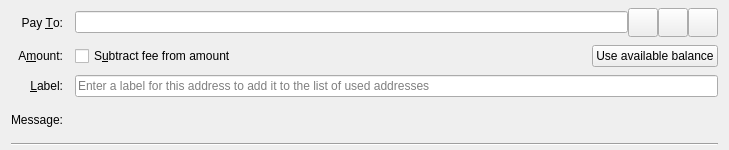
<?xml version="1.0" encoding="UTF-8"?>
<ui version="4.0">
 <class>SendCoinsEntry</class>
 <widget class="QWidget" name="SendCoinsEntry">
  <property name="geometry">
   <rect>
    <x>0</x>
    <y>0</y>
    <width>729</width>
    <height>150</height>
   </rect>
  </property>
  <property name="focusPolicy">
   <enum>Qt::TabFocus</enum>
  </property>
  <property name="autoFillBackground">
   <bool>false</bool>
  </property>
  <layout class="QGridLayout" name="gridLayout">
   <property name="topMargin">
    <number>8</number>
   </property>
   <property name="bottomMargin">
    <number>4</number>
   </property>
   <property name="horizontalSpacing">
    <number>12</number>
   </property>
   <property name="verticalSpacing">
    <number>8</number>
   </property>
   <item row="0" column="0">
    <widget class="QLabel" name="payToLabel">
     <property name="text">
      <string>Pay &amp;To:</string>
     </property>
     <property name="alignment">
      <set>Qt::AlignRight|Qt::AlignTrailing|Qt::AlignVCenter</set>
     </property>
     <property name="buddy">
      <cstring>payTo</cstring>
     </property>
    </widget>
   </item>
   <item row="0" column="1">
    <layout class="QHBoxLayout" name="payToLayout">
     <property name="spacing">
      <number>0</number>
     </property>
     <item>
      <widget class="QValidatedLineEdit" name="payTo">
       <property name="toolTip">
        <string>The Nito address to send the payment to</string>
       </property>
      </widget>
     </item>
     <item>
      <widget class="QToolButton" name="addressBookButton">
       <property name="toolTip">
        <string>Choose previously used address</string>
       </property>
       <property name="text">
        <string/>
       </property>
       <property name="icon">
        <iconset resource="../nito.qrc">
         <normaloff>:/icons/address-book</normaloff>:/icons/address-book</iconset>
       </property>
       <property name="iconSize">
        <size>
         <width>22</width>
         <height>22</height>
        </size>
       </property>
       <property name="shortcut">
        <string>Alt+A</string>
       </property>
      </widget>
     </item>
     <item>
      <widget class="QToolButton" name="pasteButton">
       <property name="toolTip">
        <string>Paste address from clipboard</string>
       </property>
       <property name="text">
        <string/>
       </property>
       <property name="icon">
        <iconset resource="../nito.qrc">
         <normaloff>:/icons/editpaste</normaloff>:/icons/editpaste</iconset>
       </property>
       <property name="iconSize">
        <size>
         <width>22</width>
         <height>22</height>
        </size>
       </property>
       <property name="shortcut">
        <string>Alt+P</string>
       </property>
      </widget>
     </item>
     <item>
      <widget class="QToolButton" name="deleteButton">
       <property name="toolTip">
        <string>Remove this entry</string>
       </property>
       <property name="text">
        <string/>
       </property>
       <property name="icon">
        <iconset resource="../nito.qrc">
         <normaloff>:/icons/remove</normaloff>:/icons/remove</iconset>
       </property>
       <property name="iconSize">
        <size>
         <width>22</width>
         <height>22</height>
        </size>
       </property>
      </widget>
     </item>
    </layout>
   </item>
   <item row="2" column="0">
    <widget class="QLabel" name="labellLabel">
     <property name="text">
      <string>&amp;Label:</string>
     </property>
     <property name="alignment">
      <set>Qt::AlignRight|Qt::AlignTrailing|Qt::AlignVCenter</set>
     </property>
     <property name="buddy">
      <cstring>addAsLabel</cstring>
     </property>
    </widget>
   </item>
   <item row="2" column="1">
    <widget class="QLineEdit" name="addAsLabel">
     <property name="toolTip">
      <string>Enter a label for this address to add it to the list of used addresses</string>
     </property>
     <property name="placeholderText">
      <string>Enter a label for this address to add it to the list of used addresses</string>
     </property>
    </widget>
   </item>
   <item row="1" column="0">
    <widget class="QLabel" name="amountLabel">
     <property name="text">
      <string>A&amp;mount:</string>
     </property>
     <property name="alignment">
      <set>Qt::AlignRight|Qt::AlignTrailing|Qt::AlignVCenter</set>
     </property>
     <property name="buddy">
      <cstring>payAmount</cstring>
     </property>
    </widget>
   </item>
   <item row="1" column="1">
    <layout class="QHBoxLayout" name="horizontalLayoutAmount" stretch="0,1,0">
     <item>
      <widget class="NitoAmountField" name="payAmount" native="true">
       <property name="toolTip">
        <string>The amount to send in the selected unit</string>
       </property>
      </widget>
     </item>
     <item>
      <widget class="QCheckBox" name="checkboxSubtractFeeFromAmount">
       <property name="toolTip">
        <string>The fee will be deducted from the amount being sent. The recipient will receive less NITO than you enter in the amount field. If multiple recipients are selected, the fee is split equally.</string>
       </property>
       <property name="text">
        <string>S&amp;ubtract fee from amount</string>
       </property>
      </widget>
     </item>
     <item>
      <widget class="QPushButton" name="useAvailableBalanceButton">
       <property name="text">
        <string>Use available balance</string>
       </property>
      </widget>
     </item>
    </layout>
   </item>
   <item row="3" column="0">
    <widget class="QLabel" name="messageLabel">
     <property name="text">
      <string>Message:</string>
     </property>
     <property name="alignment">
      <set>Qt::AlignRight|Qt::AlignTrailing|Qt::AlignVCenter</set>
     </property>
    </widget>
   </item>
   <item row="3" column="1">
    <widget class="QLabel" name="messageTextLabel">
     <property name="toolTip">
      <string>A message that was attached to the Nito: URI which will be stored with the transaction for your reference. Note: This message will not be sent over the Nito network.</string>
     </property>
     <property name="textFormat">
      <enum>Qt::PlainText</enum>
     </property>
    </widget>
   </item>
   <item row="4" column="0" colspan="2">
    <widget class="Line" name="line">
     <property name="orientation">
      <enum>Qt::Horizontal</enum>
     </property>
    </widget>
   </item>
  </layout>
 </widget>
 <customwidgets>
  <customwidget>
   <class>QValidatedLineEdit</class>
   <extends>QLineEdit</extends>
   <header>qt/qvalidatedlineedit.h</header>
  </customwidget>
  <customwidget>
   <class>NitoAmountField</class>
   <extends>QWidget</extends>
   <header>qt/nitoamountfield.h</header>
   <container>1</container>
  </customwidget>
 </customwidgets>
  <tabstops>
   <tabstop>payTo</tabstop>
   <tabstop>addressBookButton</tabstop>
   <tabstop>pasteButton</tabstop>
   <tabstop>deleteButton</tabstop>
   <tabstop>payAmount</tabstop>
   <tabstop>checkboxSubtractFeeFromAmount</tabstop>
   <tabstop>useAvailableBalanceButton</tabstop>
   <tabstop>addAsLabel</tabstop>
  </tabstops>
 <resources>
  <include location="../nito.qrc"/>
 </resources>
 <connections/>
</ui>
